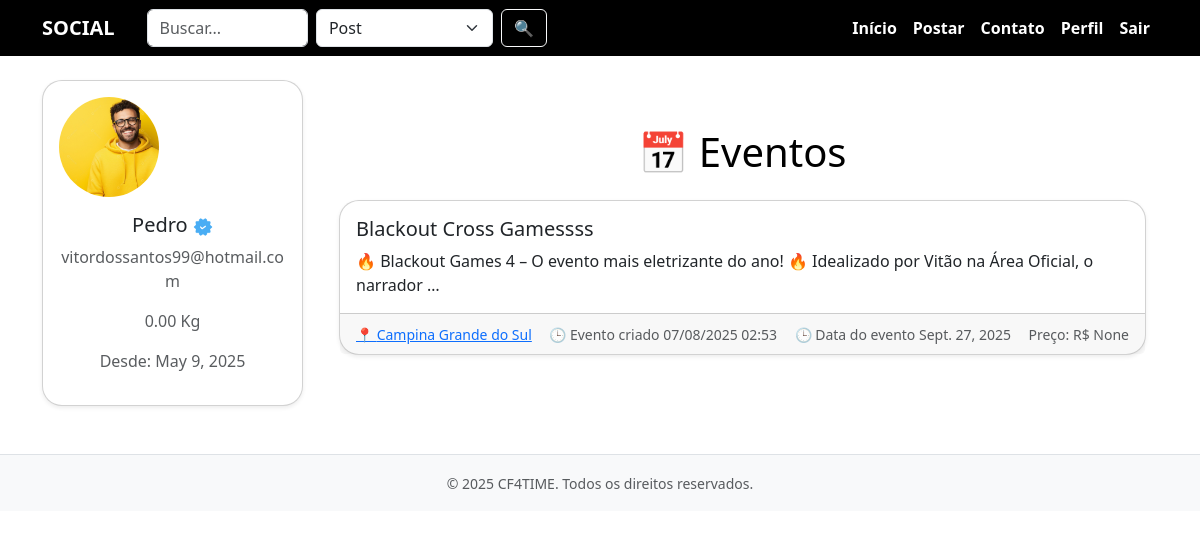
The app's page /event_list/ (signed in) with its own data.
### account/models.py (models this page shows, shortened)
class Profile (models.Model):
    BOX_CHOICES = (('CF4TIME CAMPINA ', 'CF4TIME CAMPINA'), ('CF4TIME CAMPINA', 'CF4TIME JOCKEY'))
    GENRE_CHOICES =(('MASCULINO', 'MASCULINO'),  ('FEMININO','FEMININO'), ('NÃO-ESPECIFICAR','NÃO-ESPECIFICAR'))
    CATEGORY_CHOICES = (('FITNESS', 'FITNESS'), ('SCALED','SCALED'),('AMADOR', 'AMADOR'), ('RX','RX',), ('MASTER', 'MASTER'))
    genre = models.CharField(choices=GENRE_CHOICES, default = 'NÃO-ESPECIFICAR')
    user = models.OneToOneField(User, on_delete=models.CASCADE)
    photo = models.ImageField(upload_to='media_profile', null=True, blank=True)
    created_at_profile =  models.DateField(auto_now=True)
    birthday = models.DateField(max_length=50, default=timezone.now)
    weight = models.DecimalField(max_digits= 5, decimal_places = 2, validators=[MaxValueValidator (300), MinValueValidator(0)], default=0)
    height = models.DecimalField(max_digits= 5, decimal_places = 2,  default=0)
    category = models.CharField(choices= CATEGORY_CHOICES, default= 'EXPERIMENTAL')
    box = models.CharField(choices = BOX_CHOICES, default = 'DEFAULT')
    is_coach = models.BooleanField(default=False,)

### Event/models.py (models this page shows, shortened)
class Event(models.Model):
    author = models.ForeignKey(User, on_delete= models.CASCADE)
    local  = models.CharField (max_length=50, default= 'null')
    title =  models.CharField (max_length=50, default= 'null')
    link =  models.URLField(max_length=200, blank= True, null= True )
    text = models.CharField(max_length=200, blank=  True, null= True)
    date_initial = models.DateField( default=  timezone.now())
    date_end = models.DateField  (default= timezone.now())
    date_create= models.DateTimeField(auto_now_add= True,  null= False, blank= False)
    price =  models.FloatField(validators=[MinValueValidator(0)], null= True, blank=True)

### Event/views.py (the view)
# urls.py: path('event_list/',  EventList.as_view(),  name='event_list'),
class EventList(ListView):
    model = Event
    template_name  ='event_list.html'
    fields  = ['date_initial','date_end', 'text','link', 'title','local']

### Event/templates/event_list.html
{% extends 'base.html' %}
{% load static %}
{% block content %}
<div class="container mt-5">
    <h1 class="text-center mb-4">📅 Eventos</h1>
    {% if object_list %}
        <div class="row">
            {% for events in object_list %}
                <div class="col-md-18 col-lg-14 mb-4">
                    <div class="card h-200 shadow-sm">
                        <div class="card-body">
                            <h5 class="card-title">{{ events.title }}</h5>
                            <p class="card-text">
                                {{ events.text|truncatewords:20 }}
                            </p>
                        </div>
                        <div class="card-footer text-muted d-flex justify-content-between align-items-center">
                            <a href="{{ events.link }}">
                            <small>📍 {{ events.local }}</small></a>
                            <small>🕒 Evento criado {{ events.date_create|date:"d/m/Y H:i" }}</small>
                            <small>🕒 Data do evento {{ events.date_initial }}</small>
                            <small>Preço: {% if evento.price == 0 %}GRÁTIS{% else %}R$ {{ events.price }}{% endif %}</small>
                        </div>
                    </div>
                </div>
            {% endfor %}
        </div>
    {% else %}
        <p class="text-center text-muted">Nenhum evento encontrado no momento.</p>
    {% endif %}
</div>
{% endblock %}

### app/templates/base.html (shortened to what this page needs)
{% load static %}
<!DOCTYPE html>
<html lang="pt-br">
<head>
  <link href="https://cdn.jsdelivr.net/npm/bootstrap@5.3.0/dist/css/bootstrap.min.css" rel="stylesheet">
  <link href="https://cdn.jsdelivr.net/npm/fullcalendar@6.1.8/index.global.min.css" rel="stylesheet">
</head>
<body>
  <nav class="navbar navbar-expand-lg navbar-dark mb-4">
    <div class="container">
      <a class="navbar-brand" href="{% url 'home' %}">SOCIAL</a>
      <div class="collapse navbar-collapse" id="navbarNav">
        {% if user.is_authenticated %}
        <form method="get" action="{% url 'post-list' %}" class="d-flex ms-3" style="max-width: 400px;">
          <input type="text" name="search" class="form-control me-2" placeholder="Buscar..." value="{{ request.GET.search }}">
          <select name="type" class="form-select me-2">
            <option value="post" {% if request.path == "/post-list/" %}selected{% endif %}>Post</option>
          </select>
          <button type="submit" class="btn btn-outline-light">🔍</button>
        </form>
        {% endif %}
        <ul class="navbar-nav ms-auto">
          {% if user.is_authenticated %}
          <li class="nav-item"><a class="nav-link" href="{% url 'home' %}">Início</a></li>
          <li class="nav-item"><a class="nav-link" href="{% url 'post-create' %}">Postar</a></li>
          <li class="nav-item"><a class="nav-link" href="https://www.linkedin.com/in/jo%C3%A3o-vitor-xavier-532191279/">Contato</a></li>
          <li class="nav-item"><a class="nav-link" href="{% url 'my-perfil' %}">Perfil</a></li>
          <li class="nav-item"><a class="nav-link" href="{% url 'logout' %}">Sair</a></li>
          {% else %}
          <li class="nav-item"><a class="nav-link" href="{% url 'home' %}">Início</a></li>
          <li class="nav-item"><a class="nav-link" href="{% url 'login' %}">Login</a></li>
          <li class="nav-item"><a class="nav-link" href="{% url 'register' %}">Cadastro</a></li>
          {% endif %}
        </ul>
      </div>
    </div>
  </nav>
  <div class="container">
    <div class="row">
      {% if user.is_authenticated %}
      <div class="col-md-3 mb-4">
        <div class="card shadow-sm p-3 text-center">
          {% if user.profile.photo %}
            <img src="{{ user.profile.photo.url }}" class="rounded-circle mb-3" width="100" height="100" style="object-fit: cover;">
          {% else %}
            <img src="https://via.placeholder.com/100" class="rounded-circle mb-3" alt="Sem foto">
          {% endif %}
          <h5>{{ user.username }} <img src="{% static 'verified.png' %}" width="20"></h5>
          <p class="text-muted">{{ user.email }}</p>
          <p class="text-muted">{{ user.profile.weight }} Kg</p>
          <p class="text-muted">Desde: {{ user.profile.created_at_profile }}</p>
        </div>
      </div>
      {% endif %}
      <div class="{% if user.is_authenticated %}col-md-9{% else %}col-12{% endif %}">
        {% block content %}
        {% endblock %}
      </div>
    </div>
  </div>
  <footer class="bg-light text-center text-muted py-3 mt-4 border-top">
    <div class="container">
      <small>&copy; {{ year|default:2025 }} CF4TIME. Todos os direitos reservados.</small>
    </div>
  </footer>
</body>
</html>

### app/templates/base.html (style rules this page uses)
:root { --cor-roxo: #000000; --cor-rosa: #000000; }
body { background-color: #ffffff; color: #000000; }
.navbar { background: var(--cor-roxo); }
.navbar-brand, .navbar-nav .nav-link { color: #ffffff; font-weight: 600; }
.card { border-radius: 20px; box-shadow: 0 3px 8px rgba(0, 0, 0, 0.2); }

### records on screen
Event: title "Blackout Cross Gamessss", text "🔥 Blackout Games 4 – O evento mais eletrizante do ano! 🔥 Idealizado por Vitão na Área Oficial, o narrador …", local "Campina Grande do Sul", date_create "07/08/2025 02:53", date_initial "Sept. 27, 2025", price "None"

### other values on screen
{{ user.username }} "Pedro"
{{ user.email }} "vitordossantos99@hotmail.com"
{{ user.profile.weight }} "0.00"
{{ user.profile.created_at_profile }} "May 9, 2025"
{{ year|default:2025 }} "2025"
